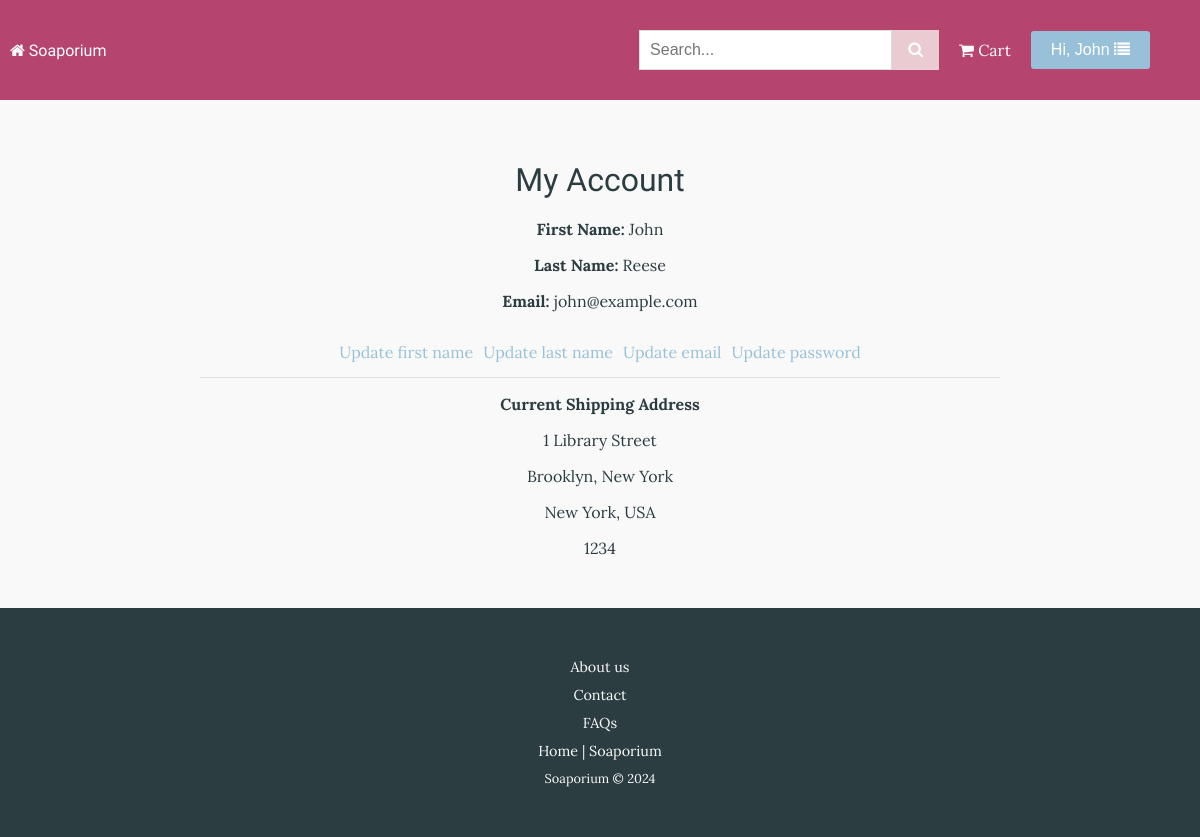
The app's page /user (signed in), older data.
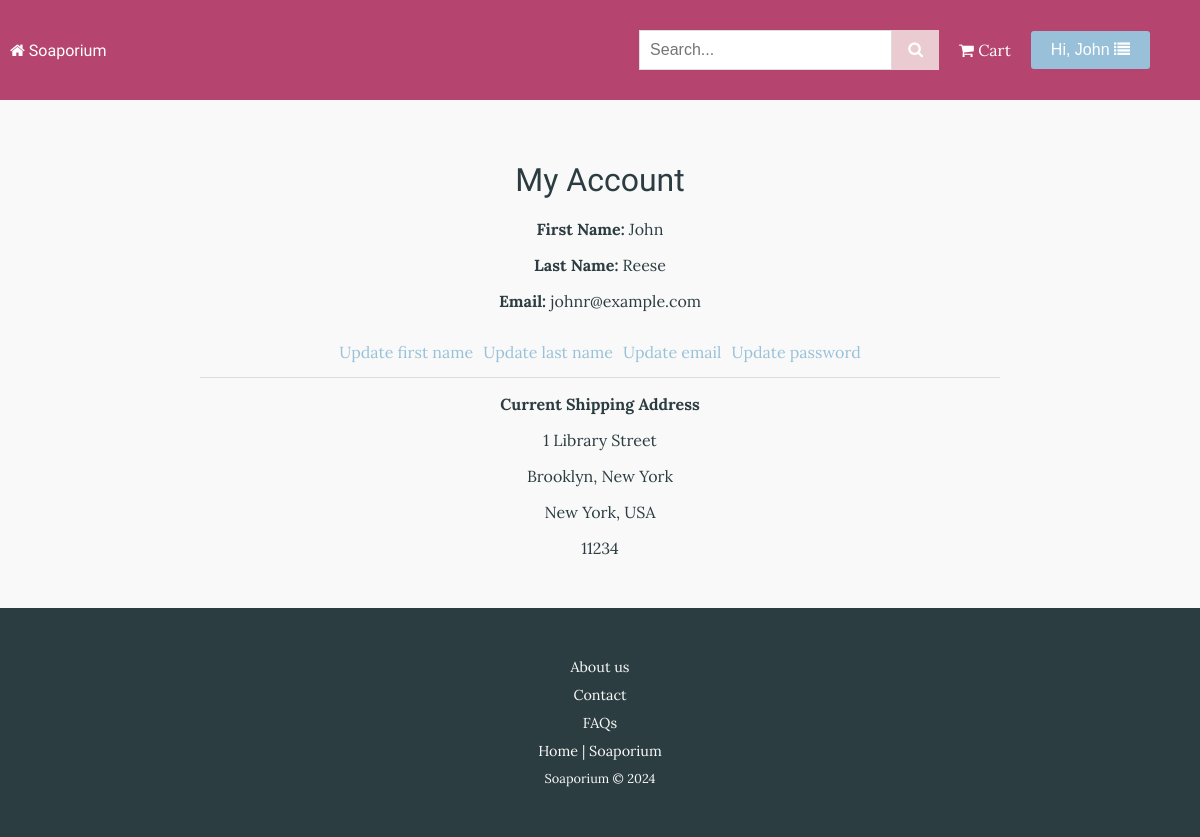
The same page, newer data.
### tables this page shows
CREATE TABLE User (userid INTEGER PRIMARY KEY AUTOINCREMENT, fname TEXT NOT NULL, lname TEXT NOT NULL, housenum INTEGER, street TEXT, suburb TEXT, town TEXT, region TEXT, country TEXT, postcode INTEGER, email TEXT NOT NULL, password TEXT NOT NULL);

### routes.py (the view)
@app.route("/user")
def userinfo():
    userid = session.get("userid")
    if not userid:
        flash("Please login to access your information")
        return render_template("login.html")
    sql = "SELECT * FROM User WHERE userid = ?"
    user = execute_query(sql, (userid,), True, False, False)
    if not user:
        return render_template('404.html'), 404
    return render_template("user.html", user=user)

### routes.py (called while the page is built)
def execute_query(sql, params=(), fetchone=False,
                  fetchall=False, commit=False):
    connection = sqlite3.connect("Soap.db")
    cursor = connection.cursor()
    result = None
    try:
        cursor.execute(sql, params)
        if commit:
            connection.commit()
        if fetchone:
            result = cursor.fetchone()
        elif fetchall:
            result = cursor.fetchall()
    except sqlite3.Error as e:
        app.logger.error(f"Database error: {e}")
        raise
    finally:
        connection.close()
    return result

@app.context_processor
def inject_user_firstname():
    user_firstname = None
    userid = session.get("userid")
    if userid:
        sql = "SELECT fname FROM User WHERE userid = ?"
        user = execute_query(sql, (userid,), True, False, False)
        if user:
            user_firstname = user[0]
    return dict(user_firstname=user_firstname)

### templates/user.html (shortened to what this page needs)
{% extends "layout.html" %}
{% block content %}
<div class="user-info-container">
    <h1>My Account</h1>
    {% if user %}
        <p><strong>First Name:</strong> {{ user[1] }}</p>
        <p><strong>Last Name:</strong> {{ user[2] }}</p>
        <p><strong>Email:</strong> {{ user[10] }}</p>
        <p class="update-links-p">
            <a href="{{ url_for('update_info', field='fname') }}" class="update-link">Update first name</a>
            <a href="{{ url_for('update_info', field='lname') }}" class="update-link">Update last name</a>
            <a href="{{ url_for('update_info', field='email') }}" class="update-link">Update email</a>
            <a href="{{ url_for('update_info', field='password') }}" class="update-link">Update password</a>
        </p>
        <hr>
        {% if user[3] and user[4] and user[5] and user[6] and user[7] and user[8] and user[9] %}
            <p><strong>Current Shipping Address</strong></p>
            <p>{{ user[3] }} {{ user[4] }}</p>
            <p>{{ user[5] }}, {{ user[6] }}</p>
            <p>{{ user[7] }}, {{ user[8] }}</p>
            <p>{{ user[9] }}</p>
        {% else %}
            <p>Looks like you haven't filled your shipping address in. Please <a href="{{ url_for('update_info', field='address') }}">update your address.</a></p>
            <br>
            <p><a href="{{ url_for('delete_account') }}" class="delete-account-link">Delete account</a></p>
        {% endif %}
    {% endif %}
</div>
{% endblock %}

### templates/layout.html (shortened to what this page needs)
<!DOCTYPE html>
<html lang="en">
<head>
    <link rel="stylesheet" href="{{ url_for('static', filename='styles.css') }}">
    <link rel="stylesheet" href="https://cdnjs.cloudflare.com/ajax/libs/font-awesome/4.7.0/css/font-awesome.min.css">
</head>
<body>
    <div class="top-bar">
        <a href="{{ url_for('home') }}" class="home-link"><i class="fa fa-home"></i> Soaporium</a>
        <nav class="navbar">
            <ul class="nav-links">
                <li class="search-bar">
                    <form action="{{ url_for('search') }}" method="get">
                        <div class="input-wrapper">
                            <input type="text" name="search_term" placeholder="Search...">
                            <button type="submit"><i class="fa fa-search"></i></button>
                        </div>
                    </form>
                </li>
                {% if session.get("userid") %}
                <li><a href="{{ url_for('view_current_cart') }}"><i class="fa fa-shopping-cart"></i> Cart</a></li>
                <li class="user-dropdown">
                    <button class="user-dropdown-btn">Hi, {{ user_firstname }} <i class="fa fa-list"></i></button>
                </li>
                {% else %}
                <li><a href="{{ url_for('login') }}">Login</a></li>
                <li><a href="{{ url_for('signup') }}">Sign up</a></li>
                {% endif %}
            </ul>
        </nav>
    </div>
    <div class="content">
        {% block content %}{% endblock %}
    </div>
    <div class="footer">
        <div class="footer links">
            <p><a href="{{ url_for('about') }}">About us</a></p>
            <p><a href="{{ url_for('customer_service') }}">Contact</a></p>
            <p><a href="{{ url_for('faqs')}}">FAQs</a></p>
            <p><a href="{{ url_for('home') }}">Home | Soaporium</a></p>
            <p>Soaporium &COPY; 2024</p>
        </div>
    </div>
</body>
</html>

Row changes from the older to the newer data that the page shows:
changed User "John": email "john@example.com" → "johnr@example.com"; postcode "1234" → "11234"
